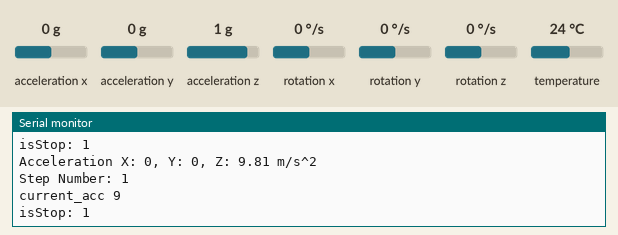
This sketch was run on a simulated Arduino Leonardo, built with avr-gcc and run on an emulated ATmega32U4. Shown: the last lines printed to the serial monitor. Inputs (shaded band) come from the test bench; at power-on: acceleration x 0 g, acceleration y 0 g, acceleration z 1 g, rotation x 0 °/s, rotation y 0 °/s, rotation z 0 °/s, temperature 24 °C.

Above: at 1.3 s.
1.4 s: acceleration x set to -1.4 g
At 1.85 s:
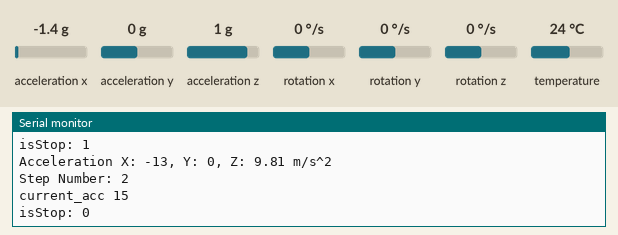
2.9 s: acceleration y set to -1.4 g
At 3.07 s:
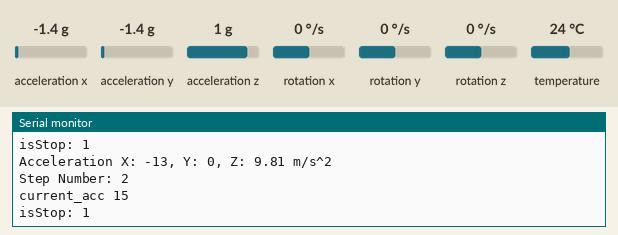
4.4 s: acceleration z set to -1.4 g
At 4.6 s:
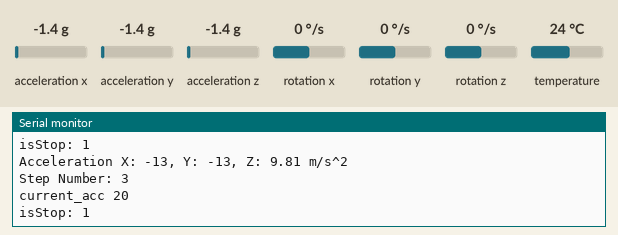
Timing chart, 0 to 7.4 s (numbered marks = the images above; inputs shaded):
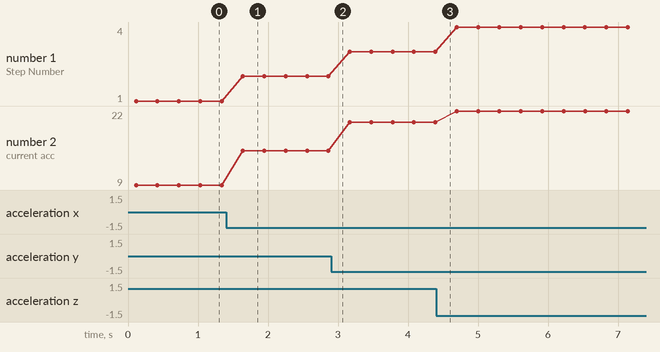

Measured:
- after the input at 1.4 s, the serial monitor: prints a new line after 0.24 s (image 1)
- plotted number 1: 2 → 3 after the input at 2.9 s, 3 → 4 after the input at 4.4 s
- plotted number 2: 9 → 15 after the input at 1.4 s, 15 → 20 after the input at 2.9 s, 20 → 22 after the input at 4.4 s

The sketch:

Gyroscope_controller.ino
```cpp
// Basic demo for accelerometer readings from Adafruit MPU6050

#include <Adafruit_MPU6050.h>
#include <Adafruit_Sensor.h>
#include <Wire.h>

Adafruit_MPU6050 mpu;

int step_num = 0;
int prev_acc = 0;
int threshold = 8;

void setup(void) {
  Serial.begin(115200);
  while (!Serial)
    delay(10); // will pause Zero, Leonardo, etc until serial console opens

  Serial.println("Adafruit MPU6050 test!");

  // Try to initialize!
  if (!mpu.begin()) {
    Serial.println("Failed to find MPU6050 chip");
    while (1) delay(10);
  }
  Serial.println("Gyroscope Init Successfully!");

  mpu.setAccelerometerRange(MPU6050_RANGE_8_G);
  mpu.setGyroRange(MPU6050_RANGE_500_DEG);
  mpu.setFilterBandwidth(MPU6050_BAND_21_HZ);

  delay(100);
}

void loop() {

  /* Get new sensor events with the readings */
  sensors_event_t a, g, temp;
  mpu.getEvent(&a, &g, &temp);

  int16_t ax, ay, az;
  int current_acc;
  ax = a.acceleration.x;
  ay = a.acceleration.y;
  az = a.acceleration.z;
  current_acc = sqrt(ax * ax + ay * ay + az * az);

  // int16_t gx, gy, gz;
  // gx = g.gyro.x;
  // gy = g.gyro.y;
  // gz = g.gyro.z;

  bool isStop = abs(current_acc - prev_acc) < 2;
  if (!isStop && current_acc > threshold)
    step_num++;

  prev_acc = current_acc;

  /* Print out the values */
  Serial.print("Acceleration X: ");
  Serial.print(ax);
  Serial.print(", Y: ");
  Serial.print(ay);
  Serial.print(", Z: ");
  Serial.print(a.acceleration.z);
  Serial.println(" m/s^2");

  // Serial.print("Rotation X: ");
  // Serial.print(gx);
  // Serial.print(", Y: ");
  // Serial.print(gy);
  // Serial.print(", Z: ");
  // Serial.print(gz);
  // Serial.println(" rad/s");

  Serial.print("Step Number: ");
  Serial.println(step_num);

  Serial.print("current_acc ");
  Serial.println(current_acc);

  Serial.print("isStop: ");
  Serial.println(isStop);

  Serial.println("");
  delay(300);
}
```
